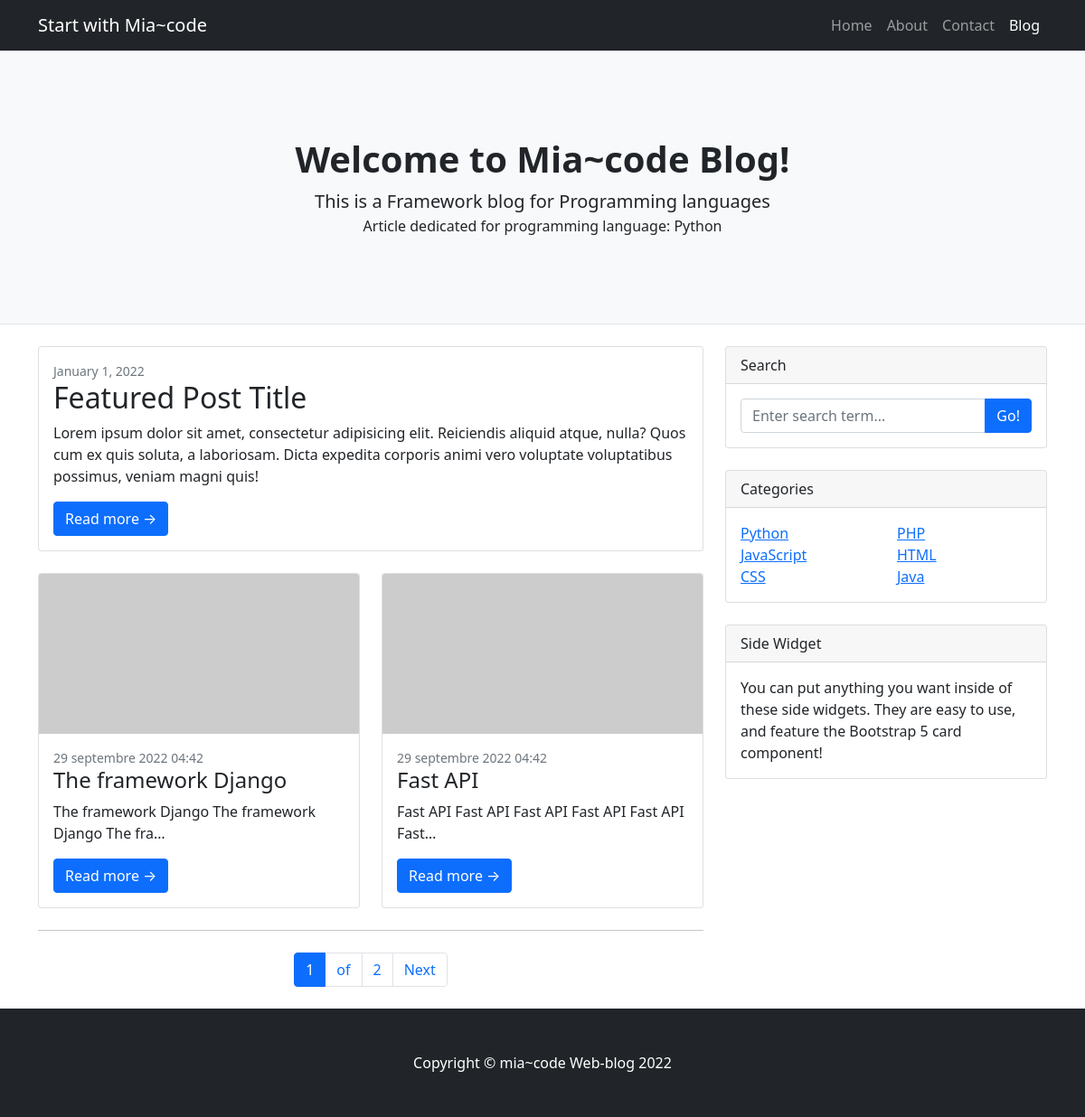
The page /category/python/ on the database its author committed.
### blog/models.py (models this page shows, shortened)
class Category(models.Model):
    name = models.CharField(max_length=50)
    slug = models.SlugField(max_length=80)
    def __str__(self):
        return self.name

class Post(models.Model):
    category       = models.ForeignKey(Category, on_delete=models.CASCADE, related_name="category_posts")
    STATUS_CHOICES = (
        ('draft', 'Draft'),
        ('published', 'Published')
    )
    title          = models.CharField(max_length=200)
    slug           = models.SlugField(max_length=200)
    body           = models.TextField()
    created        = models.DateTimeField(auto_now_add=True)
    update         = models.DateTimeField(auto_now=True)
    status         = models.CharField(choices=STATUS_CHOICES, default='draft', max_length=100)
    publish        = models.DateTimeField(default=timezone.now())
    author         = models.ForeignKey(User, on_delete=models.CASCADE,
                                    related_name='posted')
    objects = models.Manager()        #default manager
    published = PublishedManager()    #custom manager
    def get_absolute_url(self):
        return reverse('detail', args=[self.publish.year, self.publish.month, self.publish.day, self.slug])

### blog/views.py (the view)
# urls.py: path("", views.post_list, name="home"),
def post_list(request, category=None):
    posts = Post.published.all()      #Post.odject.all()
    categories = Category.objects.all()
    if category:       # or (if category is not None)
        category = get_object_or_404(Category, slug=category)
        posts = posts.filter(category=category)
    paginator = Paginator(posts, 2)
    page = request.GET.get('page')
    try:
        posts = paginator.page(page)
    except PageNotAnInteger:
        posts = paginator.page(1)
    except EmptyPage:
        posts = paginator.page(paginator.num_pages)
    context = {
        'posts':posts,
        'page':page,
        'categories':categories,
        'category':category
    }
    return render(request, "blog/post/list.html", context)

### blog/models.py (called while the page is built)
    def get_queryset(self):
        return super(PublishedManager, self).get_queryset().filter(status='published')

### blog/templates/blog/post/list.html
{% extends 'base.html' %}
{% block content %}
     <header class="py-5 bg-light border-bottom mb-4">
            <div class="container">
                <div class="text-center my-5">
                    <h1 class="fw-bolder">Welcome to Mia~code Blog!</h1>
                    <p class="lead mb-0">This is a Framework blog for Programming languages</p>
                    {% if category %}
                        <p> Article dedicated for programming language: {{category}}</p>
                    {% endif %}
                </div>
            </div>
     </header>
        <div class="container">
            <div class="row">
                <div class="col-lg-8">
                    <div class="card mb-4">
                        <div class="card-body">
                            <div class="small text-muted">January 1, 2022</div>
                            <h2 class="card-title">Featured Post Title</h2>
                            <p class="card-text">Lorem ipsum dolor sit amet, consectetur adipisicing elit. Reiciendis aliquid atque, nulla? Quos cum ex quis soluta, a laboriosam. Dicta expedita corporis animi vero voluptate voluptatibus possimus, veniam magni quis!</p>
                            <a class="btn btn-primary" href="#!">Read more →</a>
                        </div>
                    </div>
                    <div class="row">
                        {% for post in posts %}
                       <div class="col-lg-6">
                            <div class="card mb-4">
                                <a href="#!"><img class="card-img-top" src="https://dummyimage.com/700x350/dee2e6/6c757d.jpg" alt="..." /></a>
                                <div class="card-body">
                                    <div class="small text-muted">{{post.publish}}</div>
                                    <h2 class="card-title h4">{{post.title|truncatechars:20}}</h2>
                                    <p class="card-text">{{post.body|truncatechars:50}}</p>
                                    <a class="btn btn-primary" href="{{post.get_absolute_url}}">Read more →</a>
                                </div>
                            </div>
                       </div>
                        {% endfor %}
                    </div>
                    {% include 'blog/pagination.html' with page=posts %}
                </div>
                <div class="col-lg-4">
                    <div class="card mb-4">
                        <div class="card-header">Search</div>
                        <div class="card-body">
                            <div class="input-group">
                                <input class="form-control" type="text" placeholder="Enter search term..." aria-label="Enter search term..." aria-describedby="button-search" />
                                <button class="btn btn-primary" id="button-search" type="button">Go!</button>
                            </div>
                        </div>
                    </div>
                    <div class="card mb-4">
                        <div class="card-header">Categories</div>
                        <div class="card-body">
                            <div class="row">
                                {% for cat in categories %}
                                    <div class="col-sm-6">
                                        <ul class="list-unstyled mb-0">
                                            <li><a href="{% url 'category' cat.slug %}">{{ cat.name }}</a></li>
                                        </ul>
                                    </div>
                                {% endfor %}
                            </div>
                        </div>
                    </div>
                    <div class="card mb-4">
                        <div class="card-header">Side Widget</div>
                        <div class="card-body">You can put anything you want inside of these side widgets. They are easy to use, and feature the Bootstrap 5 card component!</div>
                    </div>
                </div>
            </div>
        </div>
{% endblock %}

### rows shown on the page
Category: name "Python"
Post: publish "29 septembre 2022 04:42", title "The framework Django", body "The framework Django The framework Django The fra…"
Post: publish "29 septembre 2022 04:42", title "Fast API", body "Fast API Fast API Fast API Fast API Fast API Fast…"
Category: name "PHP"
Category: name "JavaScript"
Category: name "HTML"
Category: name "CSS"
Category: name "Java"

### other values the page prints
{{ page.number }} "1"
{{ page.paginator.num_pages }} "2"
